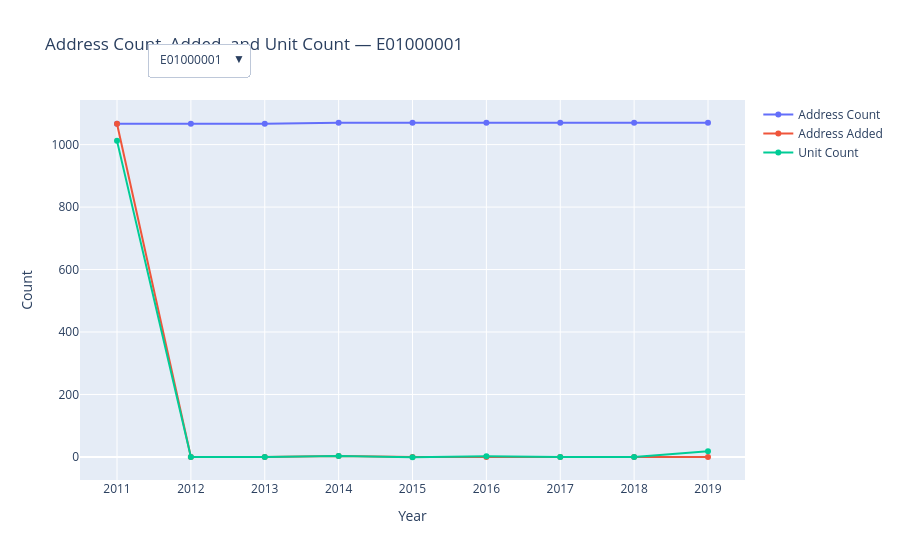

The cell this chart's notebook holds for it:
### Code cell
# Calculate address_added
merged_df = merged_df.sort_values(by=['lsoa', 'year'])
# Unique LSOA codes
lsoa_list = merged_df['lsoa'].unique()

# Create figure
fig = go.Figure()

# Default LSOA
default_lsoa = lsoa_list[0]
df_filtered = merged_df[merged_df['lsoa'] == default_lsoa]

# Add all three default traces
fig.add_trace(go.Scatter(
    x=df_filtered['year'],
    y=df_filtered['address_count'],
    mode='lines+markers',
    name='Address Count'
))

fig.add_trace(go.Scatter(
    x=df_filtered['year'],
    y=df_filtered['address_added'],
    mode='lines+markers',
    name='Address Added'
))

fig.add_trace(go.Scatter(
    x=df_filtered['year'],
    y=df_filtered['unit_count'],
    mode='lines+markers',
    name='Unit Count'
))

# Dropdown buttons
dropdown_buttons = []

for lsoa in lsoa_list:
    df_temp = merged_df[merged_df['lsoa'] == lsoa]
    
    dropdown_buttons.append(
        dict(
            method='update',
            label=lsoa,
            args=[
                {
                    'x': [df_temp['year'], df_temp['year'], df_temp['year']],
                    'y': [df_temp['address_count'], df_temp['address_added'], df_temp['unit_count']]
                },
                {
                    'title': f"Address Count, Added, and Unit Count — {lsoa}"
                }
            ]
        )
    )

# Layout
fig.update_layout(
    title=f"Address Count, Added, and Unit Count — {default_lsoa}",
    xaxis_title="Year",
    yaxis_title="Count",
    updatemenus=[{
        "buttons": dropdown_buttons,
        "direction": "down",
        "showactive": True,
        "x": 0.1,
        "xanchor": "left",
        "y": 1.15,
        "yanchor": "top"
    }]
)

fig.show()
